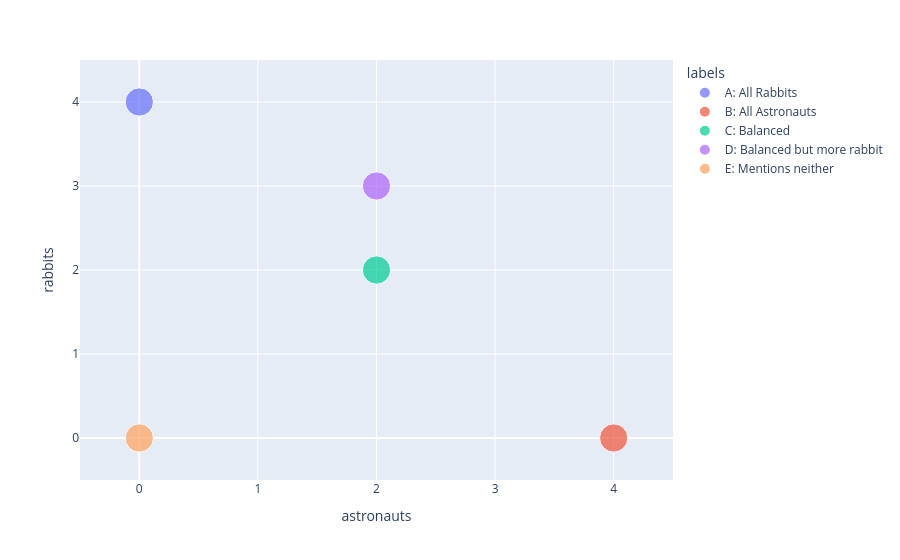

Here is the notebook cell this chart was saved with:
### Markdown cell above
**Introducing Plotly**

Throughout this module We're going to use a different plotting library called `plotly`. Seaborn is a good fundamental library for visualisation, but as visualisation becomes more about exploration of data, we need to use more interactive tools. It is also good to be familiar with a range of plotting libraries.

Plotly's Express package works similarly to Seaborn, with a simple one line command to build interactive plots.

We're going to use `px.scatter` to create a scatter plot of frequency of rabbits, vs frequency of astronuats.

### Code cell
# *
import plotly.express as px
px.scatter(data_frame=main_features,
            x='astronauts', y='rabbits',
              color='labels',
                size='marker_size',
                  hover_data='text',
                  range_x=(-0.5,4.5), # This argument and the one below are purely to force a square plot for teaching purposes.
                  range_y=(-0.5,4.5))

# IF YOU ARE READING THE PDF YOU WON'T SEE THE PLOTS BELOW. RUN THE FULL NOTEBOOK IN COLAB OR SIMILAR TO SEE THE RESULT

### Figure 1 — Plotly figure (JSON) as saved in the notebook; plotly's stock layout.template omitted (floating-point values rounded to 4 significant figures)
{"data": [{"customdata": [["Rabbits do not do much in space.\nIn fact rabbits spend most of their time being rabbits on earth,\nbecause they are rabbits."]], "hovertemplate": "labels=A: All Rabbits<br>astronauts=%{x}<br>rabbits=%{y}<br>marker_size=%{marker.size}<br>text=%{customdata[0]}<extra></extra>", "legendgroup": "A: All Rabbits", "marker": {"color": "#636efa", "size": [10], "sizemode": "area", "sizeref": 0.025, "symbol": "circle"}, "mode": "markers", "name": "A: All Rabbits", "orientation": "v", "showlegend": true, "type": "scatter", "x": [0], "xaxis": "x", "y": [4], "yaxis": "y"}, {"customdata": [["Astronauts are serious and scientific. They explore space,\nbecause they are astronauts and that is what astronauts do. Important astronauts stuff.\n"]], "hovertemplate": "labels=B: All Astronauts<br>astronauts=%{x}<br>rabbits=%{y}<br>marker_size=%{marker.size}<br>text=%{customdata[0]}<extra></extra>", "legendgroup": "B: All Astronauts", "marker": {"color": "#EF553B", "size": [10], "sizemode": "area", "sizeref": 0.025, "symbol": "circle"}, "mode": "markers", "name": "B: All Astronauts", "orientation": "v", "showlegend": true, "type": "scatter", "x": [4], "xaxis": "x", "y": [0], "yaxis": "y"}, {"customdata": [["The previous sentences were about rabbits, and astronauts respectively.\nAstronauts are not much like rabbits, as they do more in space but this sentence addresses both topics."]], "hovertemplate": "labels=C: Balanced<br>astronauts=%{x}<br>rabbits=%{y}<br>marker_size=%{marker.size}<br>text=%{customdata[0]}<extra></extra>", "legendgroup": "C: Balanced", "marker": {"color": "#00cc96", "size": [10], "sizemode": "area", "sizeref": 0.025, "symbol": "circle"}, "mode": "markers", "name": "C: Balanced", "orientation": "v", "showlegend": true, "type": "scatter", "x": [2], "xaxis": "x", "y": [2], "yaxis": "y"}, {"customdata": [["This sentence talks about rabbits mostly because we all love rabbits. We\nalso enjoy astronauts though we mention astronauts one less time than rabbits."]], "hovertemplate": "labels=D: Balanced but more rabbit<br>astronauts=%{x}<br>rabbits=%{y}<br>marker_size=%{marker.size}<br>text=%{customdata[0]}<extra></extra>", "legendgroup": "D: Balanced but more rabbit", "marker": {"color": "#ab63fa", "size": [10], "sizemode": "area", "sizeref": 0.025, "symbol": "circle"}, "mode": "markers", "name": "D: Balanced but more rabbit", "orientation": "v", "showlegend": true, "type": "scatter", "x": [2], "xaxis": "x", "y": [3], "yaxis": "y"}, {"customdata": [["This sentence has had enough of the nonsense and will mention neither people that float in space, nor small fluffy creatures."]], "hovertemplate": "labels=E: Mentions neither<br>astronauts=%{x}<br>rabbits=%{y}<br>marker_size=%{marker.size}<br>text=%{customdata[0]}<extra></extra>", "legendgroup": "E: Mentions neither", "marker": {"color": "#FFA15A", "size": [10], "sizemode": "area", "sizeref": 0.025, "symbol": "circle"}, "mode": "markers", "name": "E: Mentions neither", "orientation": "v", "showlegend": true, "type": "scatter", "x": [0], "xaxis": "x", "y": [0], "yaxis": "y"}], "layout": {"legend": {"itemsizing": "constant", "title": {"text": "labels"}, "tracegroupgap": 0}, "margin": {"t": 60}, "xaxis": {"anchor": "y", "domain": [0, 1], "range": [-0.5, 4.5], "title": {"text": "astronauts"}}, "yaxis": {"anchor": "x", "domain": [0, 1], "range": [-0.5, 4.5], "title": {"text": "rabbits"}}}}
